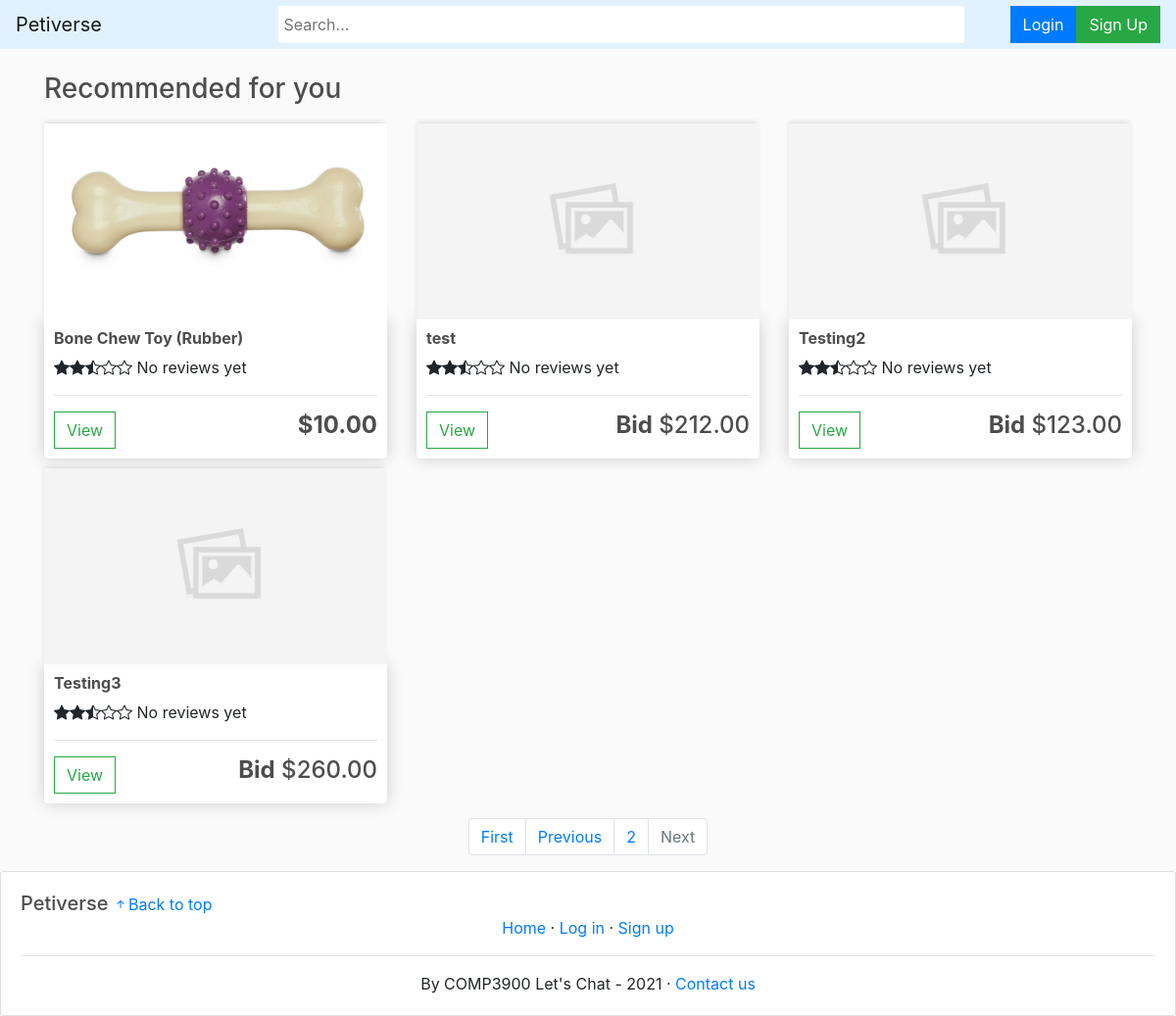
Before: /?page=2 with the older database file.
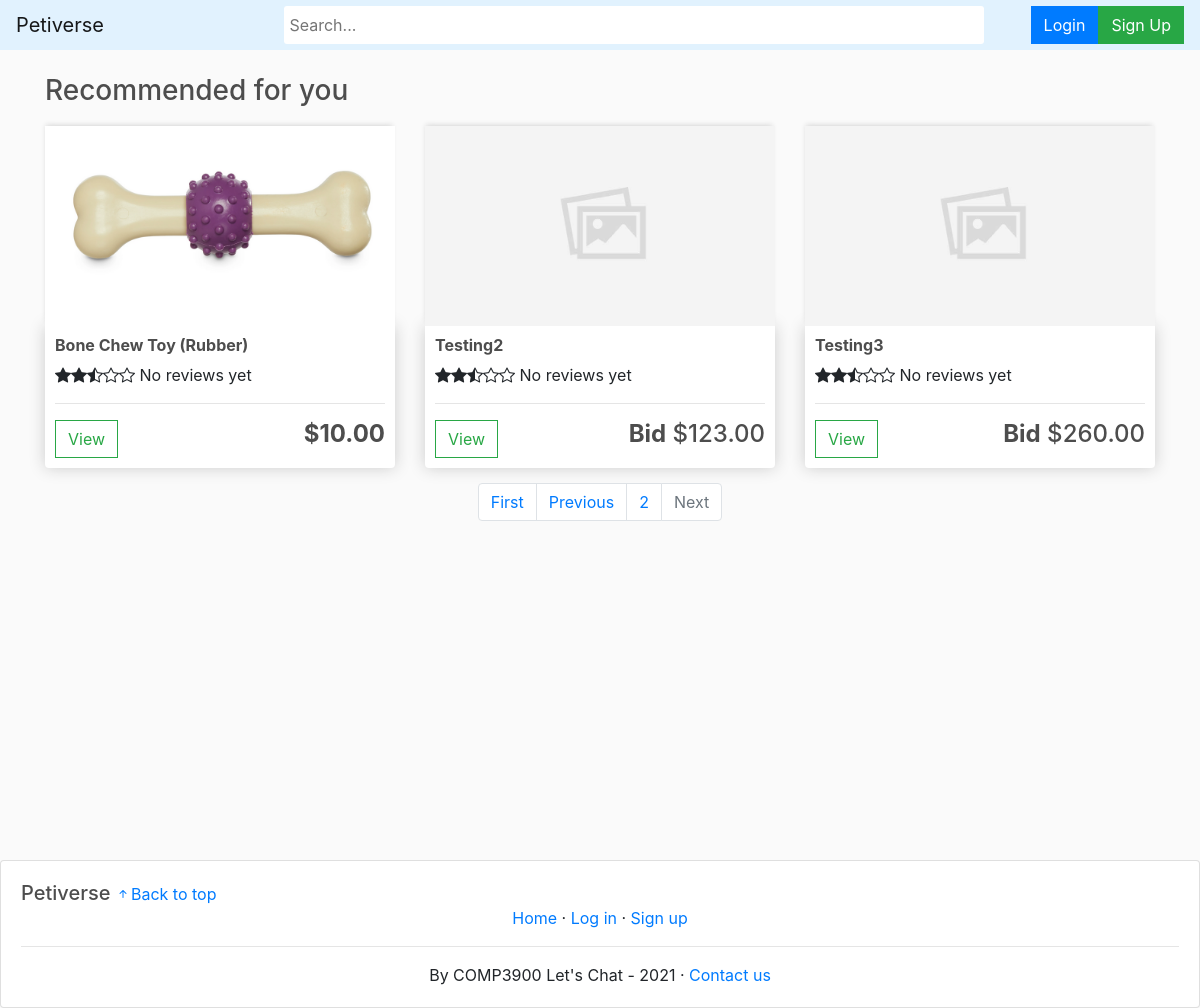
After: the same page with the newer database file.
### store/models.py (models this page shows, shortened)
class Product(models.Model):
    name = models.CharField(max_length=200)
    selling_type = models.CharField(max_length=10, choices=SELLING_CHOICES, default='sale')
    price = models.DecimalField(max_digits=30, decimal_places=2)
    starting_bid = models.DecimalField(max_digits=30, decimal_places=2, default=0)
    end_date = models.DateTimeField(default=timezone.now, blank=True, null=True)
    highest_bidder = models.ForeignKey(Customer, on_delete=models.CASCADE, null=True, blank=True, related_name='highest_bidder')
    remaining_unit = models.IntegerField()
    sold_unit = models.IntegerField(default=0)
    isAnimal = models.BooleanField(default=False,null=True, blank=True)
    description = models.TextField(max_length=1000)
    image = models.ImageField(null=True, blank=True)
    warranty = models.CharField(max_length=200, null=True)
    delivery_period = models.DurationField()
    seller = models.ForeignKey(Customer, on_delete=models.CASCADE, null=True, blank=True)
    tags = TaggableManager()
    slug_str = models.SlugField(blank=True)
    is_active = models.BooleanField(default=True)
    @property
    def imageURL(self):
        try:
            url = self.image.url
        except:
            url = no_image_url
        return url
    @property
    def avg_rating(self):
        if self.reviews.count() == 0:
            return 2.5
        else:
            return float(self.reviews.aggregate(models.Avg('rating'))['rating__avg'])

### store/views.py (the view)
# urls.py: path('', include('store.urls')),
def store(request):
    context = {}
    if request.user.is_authenticated:
        customer = request.user.customer
        cartItems = cart_items(customer)
        view_counts = ProductViewCount.objects.filter(customer=request.user.customer).order_by('-last_viewing')
        recent_products = [view_count.product for view_count in view_counts][:max_recent]
        context['customer'] = customer
    else:
        cartItems = 0
        recent_products = []
    rec = Recommender(customer=request.user.customer if request.user.is_authenticated else None)
    products = rec.get_recommended_products()
    paginator = Paginator(products, paginated_size)
    page_number = request.GET.get('page')
    paginated_products = paginator.get_page(page_number)
    context.update({'products':paginated_products, 'recent': recent_products, 'cartItems':cartItems})
    return render(request, 'store/store.html', context)

### store/recommender.py (called while the page is built, shortened)
    def get_customer_profile(self, purchase_weight=2.0):
        if not self.customer:
            return dict()

    def calculate_score(self, product, max_rating_weight=0.3, max_reviews=5, max_rating=5):
        if not self.customer:
            return product.avg_rating / max_rating

    def get_recommended_products(self, max_results=1000):
        products = Product.objects.filter(remaining_unit__gt=0, is_active=True)
        products = sorted(products, key=lambda p: self.calculate_score(p), reverse=True)
        return products[:max_results]

### store/templatetags/support_tags.py (called while the page is built)
@register.simple_tag
def check_exist_tag(customer, product):
    if isinstance(customer, Customer):
        wishlist = customer.wishlist
        return customer.wishlist.check_exist(wishlist, product)
    else:
        return False

### store/templates/store/store.html (shortened to what this page needs)
{% extends 'store/main.html' %}
{% load static %}
{% load support_tags %}
{% block content %}
	<h3>Recommended for you</h3>
	<div class="row">
		{% for product in products %}
		<div class="col-lg-4">
			<a href = "{% url 'product_page' product.slug_str %}">
				<img class="thumbnail" style="object-fit:cover;" src="{{product.imageURL}}">
			</a>
			<div class="box-element product">
				<h6><strong>{{product.name}}</strong></h6>
				<div class="star-rating-div" data-rating="{{product.avg_rating}}" data-n-reviews="{{product.reviews.count}}"></div>
				<hr>
				<a class="btn btn-outline-success" href="{% url 'product_page' product.slug_str %}">View</a>
				{% if product.selling_type == "sale" %}
					<h4 style="display: inline-block; float: right"><strong>${{product.price|floatformat:2}}</strong></h4>
				{% else %}
					<h4 style="display: inline-block; float: right"><strong>Bid</strong> ${{product.starting_bid|floatformat:2}}</h4>
				{% endif %}
			</div>
		</div>
		{% endfor %}
	</div>
	<ul class="pagination justify-content-center" style="margin-top:15px;">
		{% if products.has_previous %}
			<li class="page-item" style="outline:none;"><a class="page-link" href=?page=1>First</a></li>
			<li class="page-item" style="outline:none;"><a class="page-link" href=?page={{ products.previous_page_number }}>Previous</a></li>
		{% else %}
			<li class="page-item disabled">
				<a class="page-link" href="#" tabindex="-1" aria-disabled="true">Previous</a>
			</li>
		{% endif%}
		<li class="page-item">
			<a class="page-link" href="#" tabindex="-1" aria-disabled="true">{{products.number}}</a>
		</li>
		{% if products.has_next %}
			<li class="page-item"><a class="page-link" href=?page={{ products.next_page_number }}>Next</a></li>
		{% else %}
			<li class="page-item disabled">
				<a class="page-link" href="#" tabindex="-1" aria-disabled="true">Next</a>
			</li>
		{% endif%}
	</ul>
{% endblock content %}

Changed rows visible on the page:
no longer on this page (row edited): Product: name "test", starting_bid "212.00"
